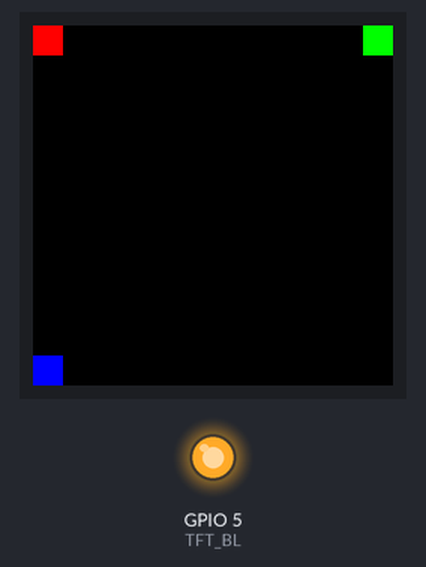
This sketch was run on a simulated ESP32-S3. Shown: 240×240 colour display, output pins drawn as LEDs (lit = HIGH). Pins used as bus, display or sensor lines are not drawn; what the sketch prints to the serial monitor is not drawn.

Above: at 2.3 s.

The sketch:

st7789_font_address_test.ino
```cpp
#include <Adafruit_GFX.h>
#include <Adafruit_ST7789.h>
#include <SPI.h>

#define TFT_CS    10
#define TFT_DC     6
#define TFT_RST    7
#define TFT_MOSI  11
#define TFT_SCLK  12
#define TFT_BL     5
#define FONT_CS    9
#define TFT_MISO  13

Adafruit_ST7789 tft = Adafruit_ST7789(TFT_CS, TFT_DC, TFT_MOSI, TFT_SCLK, TFT_RST);
uint8_t fontBuffer[32];

// ========== 读取字库（修复SPI）==========
void readFontRaw(uint32_t addr) {
  SPI.begin(TFT_SCLK, TFT_MISO, TFT_MOSI);
  pinMode(FONT_CS, OUTPUT);
  digitalWrite(FONT_CS, HIGH);
  delayMicroseconds(10);
  digitalWrite(FONT_CS, LOW);
  delayMicroseconds(10);

  SPI.beginTransaction(SPISettings(8000000, MSBFIRST, SPI_MODE0));
  SPI.transfer(0x03);
  SPI.transfer((addr >> 16) & 0xFF);
  SPI.transfer((addr >>  8) & 0xFF);
  SPI.transfer( addr        & 0xFF);
  for (int i = 0; i < 32; i++) fontBuffer[i] = SPI.transfer(0x00);
  SPI.endTransaction();
  digitalWrite(FONT_CS, HIGH);
}

// ========== 绘制点阵 ==========
void drawFontBuffer(int16_t x, int16_t y, uint16_t color, uint16_t bg) {
  for (uint8_t row = 0; row < 16; row++) {
    uint8_t left  = fontBuffer[row * 2];
    uint8_t right = fontBuffer[row * 2 + 1];
    for (uint8_t bit = 0; bit < 8; bit++) {
      tft.drawPixel(x + bit, y + row, (left & (0x80 >> bit)) ? color : bg);
    }
    for (uint8_t bit = 0; bit < 8; bit++) {
      tft.drawPixel(x + 8 + bit, y + row, (right & (0x80 >> bit)) ? color : bg);
    }
  }
}

// ========== 打印点阵到串口 ==========
void printFontBuffer() {
  Serial.println("点阵:");
  for (uint8_t row = 0; row < 16; row++) {
    uint8_t left  = fontBuffer[row * 2];
    uint8_t right = fontBuffer[row * 2 + 1];
    for (uint8_t bit = 0; bit < 8; bit++) Serial.print((left & (0x80 >> bit)) ? "■" : "□");
    for (uint8_t bit = 0; bit < 8; bit++) Serial.print((right & (0x80 >> bit)) ? "■" : "□");
    Serial.println();
  }
}

// ========== 用不同基地址和公式尝试 ==========
void testHanzi(uint8_t high, uint8_t low, const char* name,
               uint32_t baseAddr, int quOffset, int weiOffset,
               int16_t screenX, int16_t screenY, uint16_t color) {

  uint8_t qu  = high - 0xA0;
  uint8_t wei = low  - 0xA0;

  // 计算序号
  int index = (qu - quOffset) * 94 + (wei - weiOffset);
  uint32_t addr = baseAddr + index * 32;

  Serial.printf("\n[%s] GB2312=0x%02X%02X qu=%d wei=%d\n", name, high, low, qu, wei);
  Serial.printf("公式: 0x%X + (%d-%d)*94 + (%d-%d) = 0x%X + %d*32\n",
                baseAddr, qu, quOffset, wei, weiOffset, baseAddr, index);
  Serial.printf("地址: 0x%06X\n", addr);

  readFontRaw(addr);

  // 检查数据
  int nonZero = 0;
  for (int i = 0; i < 32; i++) if (fontBuffer[i] != 0) nonZero++;
  Serial.printf("非零字节: %d/32\n", nonZero);

  if (nonZero > 0) {
    printFontBuffer();
    drawFontBuffer(screenX, screenY, color, ST77XX_BLACK);
    Serial.printf("→ 已绘制到屏幕(%d,%d)\n", screenX, screenY);
  } else {
    Serial.println("→ 数据为空，跳过绘制");
  }
}

void setup() {
  Serial.begin(115200);
  delay(2000);

  Serial.println("========================================");
  Serial.println("   字库地址公式排查");
  Serial.println("========================================");

  // 初始化屏幕
  pinMode(TFT_BL, OUTPUT);
  digitalWrite(TFT_BL, HIGH);
  tft.init(240, 240);
  tft.setRotation(0);
  tft.fillScreen(ST77XX_BLACK);

  // 画角落方块确认屏幕
  tft.fillRect(0, 0, 20, 20, ST77XX_RED);
  tft.fillRect(220, 0, 20, 20, ST77XX_GREEN);
  tft.fillRect(0, 220, 20, 20, ST77XX_BLUE);

  // ========== "啊"字测试（GB2312第一个汉字 0xB0A1）==========
  Serial.println("\n\n========================================");
  Serial.println("测试 '啊' (0xB0A1) - GB2312第一个汉字");
  Serial.println("========================================");

  // 方案A: 基地址0x2C9D0, qu从1开始
  testHanzi(0xB0, 0xA1, "啊-A", 0x2C9D0, 1, 1, 30, 40, ST77XX_WHITE);

  // 方案B: 基地址0x2C9D0, qu从16开始(符号区不算)
  testHanzi(0xB0, 0xA1, "啊-B", 0x2C9D0, 16, 1, 50, 40, ST77XX_CYAN);

  // 方案C: 基地址0x000000, qu从1开始
  testHanzi(0xB0, 0xA1, "啊-C", 0x000000, 1, 1, 70, 40, ST77XX_YELLOW);

  // 方案D: 基地址0x000000, qu从16开始
  testHanzi(0xB0, 0xA1, "啊-D", 0x000000, 16, 1, 90, 40, ST77XX_MAGENTA);

  // ========== "中"字测试（0xD6D0）==========
  Serial.println("\n\n========================================");
  Serial.println("测试 '中' (0xD6D0)");
  Serial.println("========================================");

  testHanzi(0xD6, 0xD0, "中-A", 0x2C9D0, 1, 1, 30, 80, ST77XX_WHITE);
  testHanzi(0xD6, 0xD0, "中-B", 0x2C9D0, 16, 1, 50, 80, ST77XX_CYAN);
  testHanzi(0xD6, 0xD0, "中-C", 0x000000, 1, 1, 70, 80, ST77XX_YELLOW);
  testHanzi(0xD6, 0xD0, "中-D", 0x000000, 16, 1, 90, 80, ST77XX_MAGENTA);

  // ========== "国"字测试（0xB9FA）==========
  Serial.println("\n\n========================================");
  Serial.println("测试 '国' (0xB9FA)");
  Serial.println("========================================");

  testHanzi(0xB9, 0xFA, "国-A", 0x2C9D0, 1, 1, 30, 120, ST77XX_WHITE);
  testHanzi(0xB9, 0xFA, "国-B", 0x2C9D0, 16, 1, 50, 120, ST77XX_CYAN);
  testHanzi(0xB9, 0xFA, "国-C", 0x000000, 1, 1, 70, 120, ST77XX_YELLOW);
  testHanzi(0xB9, 0xFA, "国-D", 0x000000, 16, 1, 90, 120, ST77XX_MAGENTA);

  Serial.println("\n\n========================================");
  Serial.println("排查完成！");
  Serial.println("请观察屏幕上的字，哪个位置显示正确？");
  Serial.println("A=白色 B=青色 C=黄色 D=洋红");
  Serial.println("========================================");
}

void loop() {}
```
